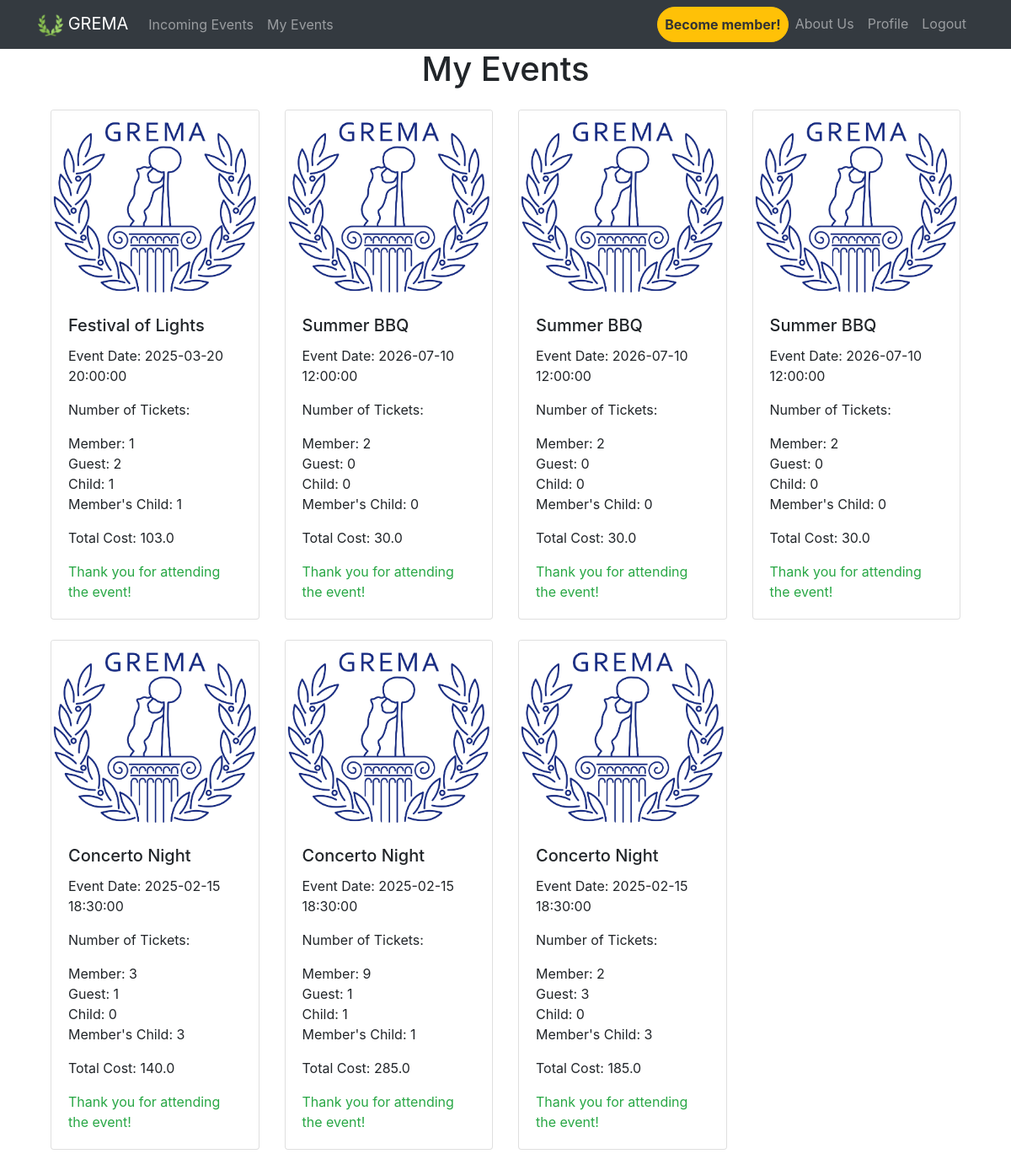
The page /my_events (signed in) on the database its author committed.
### website/models.py (models this page shows)
class Event(db.Model):
    id = db.Column(db.Integer, primary_key=True)
    name= db.Column(db.String(80))
    date = db.Column(db.DateTime(timezone=True), default=func.current_date())
    max_guest_num = db.Column(db.Integer)
    member_price=db.Column(db.Float)
    member_child_price=db.Column(db.Float)
    guest_price=db.Column(db.Float)
    child_price=db.Column(db.Float)
    img_url=db.Column(db.String(300))
    description=db.Column(db.String(800))
    admin_id = db.Column(db.Integer, db.ForeignKey('admin.id'))

class Event_Attendance(db.Model):
    id = db.Column(db.Integer, primary_key=True)
    event_id = db.Column(db.Integer, db.ForeignKey('event.id'))
    user_id = db.Column(db.Integer, db.ForeignKey('user.id'))
    date = db.Column(db.DateTime(timezone=True), default=func.current_date())
    number_guest_tickets = db.Column(db.Integer)
    number_child_tickets = db.Column(db.Integer)
    number_member_tickets = db.Column(db.Integer)
    number_memberchild_tickets = db.Column(db.Integer)
    guests_names = db.Column(db.String(300))
    cash_payment_in_event=db.Column(db.Boolean)
    total_price= db.Column(db.Float)

### website/views.py (the view)
@views.route('/my_events', methods=['GET', 'POST'])
@login_required
def my_events():
    user_attendances = Event_Attendance.query.filter_by(user_id=current_user.id).all()
    events = [Event.query.get(attendance.event_id) for attendance in user_attendances]
    now = datetime.now()
    return render_template('my_events.html', user_attendances=user_attendances, events=events, user=current_user,now=now)

### website/templates/my_events.html (shortened to what this page needs)
{% extends "base.html" %}
{% block content %}
<div class="container">
    <h1 class="text-center mb-4">My Events</h1>
    {% if user_attendances|length == 0 %}
    <p class="text-center text-muted mb-4">You haven't signed up for any events yet.</p>
    {% else %}
    <div class="row row-cols-1 row-cols-md-4">
        {% for i in range(user_attendances|length) %}
        <div class="col mb-4">
            <div class="card h-100 div-hover" >
                {% if events[i].img_url %}
                <img src="{{ events[i].img_url }}" class="card-img-top" alt="{{ events[i].name }}">
                {% else %}
                <img src="{{ url_for('static', filename='images/gremaLogo.png') }}" class="card-img-top"
                    alt="{{ events[i].name }}">
                {% endif %}
                <div class="card-body">
                    <h5 class="card-title">{{ events[i].name }}</h5>
                    <p class="card-text">Event Date: {{ events[i].date }}</p>
                    <p class="card-text">Number of Tickets:</p>
                    <ul class="list-unstyled">
                        <li>Member: {{ user_attendances[i].number_member_tickets }}</li>
                        <li>Guest: {{ user_attendances[i].number_guest_tickets }}</li>
                        <li>Child: {{ user_attendances[i].number_child_tickets }}</li>
                        <li>Member's Child: {{ user_attendances[i].number_memberchild_tickets }}</li>
                    </ul>
                    <p class="card-text">Total Cost: {{ user_attendances[i].total_price }}</p>
                    {% if events[i].date < now %} <p class="card-text text-success mb-0">Thank you for attending the
                        event!</p>
                        {% else %}
                        <p class="card-text text-primary mb-0">See you there!</p>
                        {% endif %}
                </div>
            </div>
        </div>
        {% endfor %}
    </div>
    {% endif %}
</div>
{% endblock %}

### website/templates/base.html (shortened to what this page needs)
<!DOCTYPE html>
<html>
  <head>
    <link rel="stylesheet" href="/static/base.css">
    <link
      rel="stylesheet"
      href="https://stackpath.bootstrapcdn.com/bootstrap/4.4.1/css/bootstrap.min.css"
    />
    <link
      rel="stylesheet"
      href="https://stackpath.bootstrapcdn.com/font-awesome/4.7.0/css/font-awesome.min.css"
    />
  </head>
  <body>
    <nav class="navbar navbar-expand-lg navbar-dark bg-dark">
      <div class="container">
        <a class="navbar-brand" href="/"><img src="{{ url_for('static', filename='images/greek_laurel.png') }}" alt="GREMA" style="max-height: 30px"> GREMA</a>
        <div class="collapse navbar-collapse" id="navbar">
          <ul class="navbar-nav mr-auto">
            {% if user.is_authenticated %}
            <li class="nav-item">
              <a class="nav-link" href="/">Incoming Events</a>
            </li>
            <li class="nav-item">
              <a class="nav-link" href="/my_events">My Events</a>
            </li>
            {% endif %}
          </ul>
          {% if user.is_authenticated %}
          <ul class="navbar-nav ml-auto">
            <li class="nav-item">
              <a class="nav-item nav-link btn btn-warning rounded-pill font-weight-bold" id="becomeMember" href="/become_member"
                style="color: #333;"><span class="span-hover">Become member!</span></a>
            </li>
            <li class="nav-item">
              <a class="nav-link" href="/about_us">About Us</a>
            </li>
            <li class="nav-item">
              <a class="nav-link" href="/profile">Profile</a>
            </li>
            <li class="nav-item">
              <a class="nav-link" href="/logout">Logout</a>
            </li>
          </ul>
          {% endif %}
        </div>
      </div>
    </nav>
    <div class="container">{% block content %} {% endblock %}</div>
  </body>
</html>

### rows shown on the page
Event: name "Festival of Lights", date "2025-03-20 20:00:00"
Event_Attendance: number_member_tickets "1", number_guest_tickets "2", number_child_tickets "1", number_memberchild_tickets "1", total_price "103.0"
Event: name "Summer BBQ" "Summer BBQ" "Summer BBQ", date "2026-07-10 12:00:00" "2026-07-10 12:00:00" "2026-07-10 12:00:00"
Event_Attendance: number_member_tickets "2", number_guest_tickets "0", number_child_tickets "0", number_memberchild_tickets "0", total_price "30.0"
Event_Attendance: number_member_tickets "2", number_guest_tickets "0", number_child_tickets "0", number_memberchild_tickets "0", total_price "30.0"
Event_Attendance: number_member_tickets "2", number_guest_tickets "0", number_child_tickets "0", number_memberchild_tickets "0", total_price "30.0"
Event: name "Concerto Night" "Concerto Night" "Concerto Night", date "2025-02-15 18:30:00" "2025-02-15 18:30:00" "2025-02-15 18:30:00"
Event_Attendance: number_member_tickets "3", number_guest_tickets "1", number_child_tickets "0", number_memberchild_tickets "3", total_price "140.0"
Event_Attendance: number_member_tickets "9", number_guest_tickets "1", number_child_tickets "1", number_memberchild_tickets "1", total_price "285.0"
Event_Attendance: number_member_tickets "2", number_guest_tickets "3", number_child_tickets "0", number_memberchild_tickets "3", total_price "185.0"
